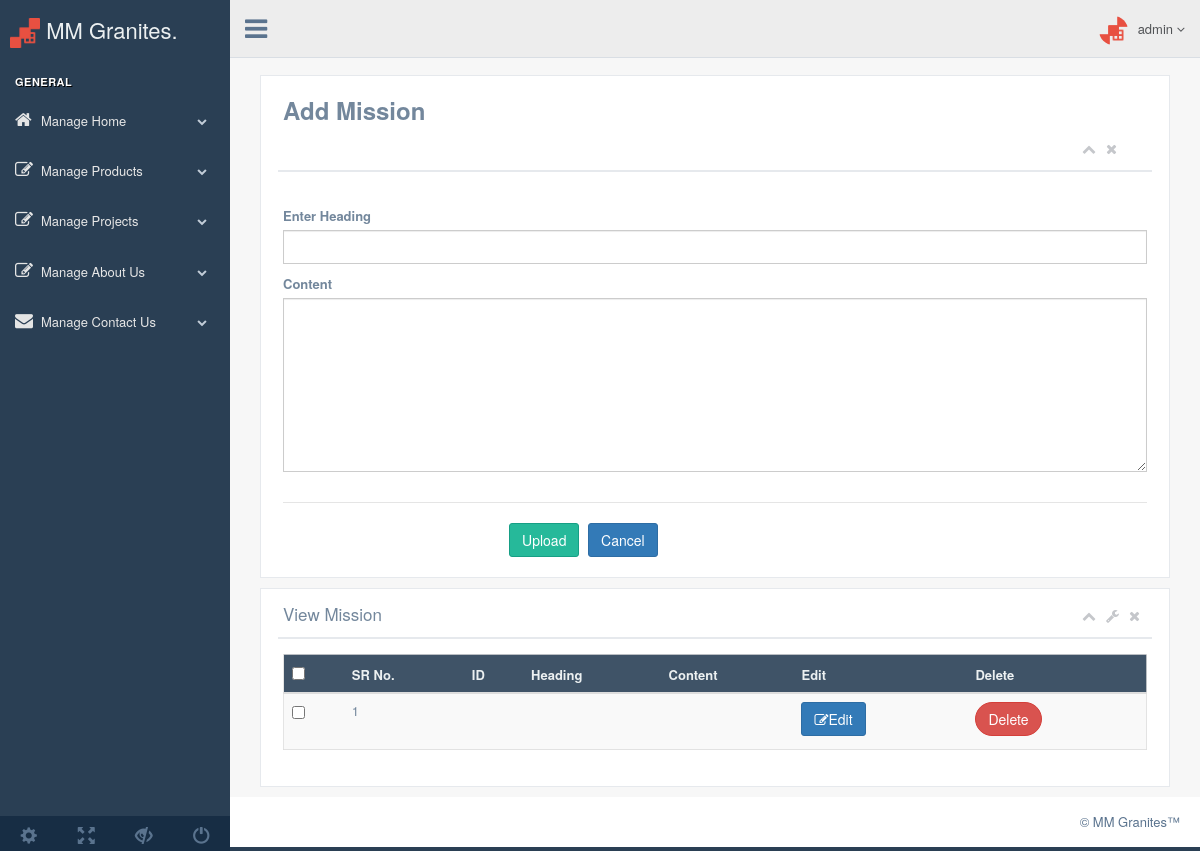
/admin/add-mission.php, run on an earlier commit of the app's database.
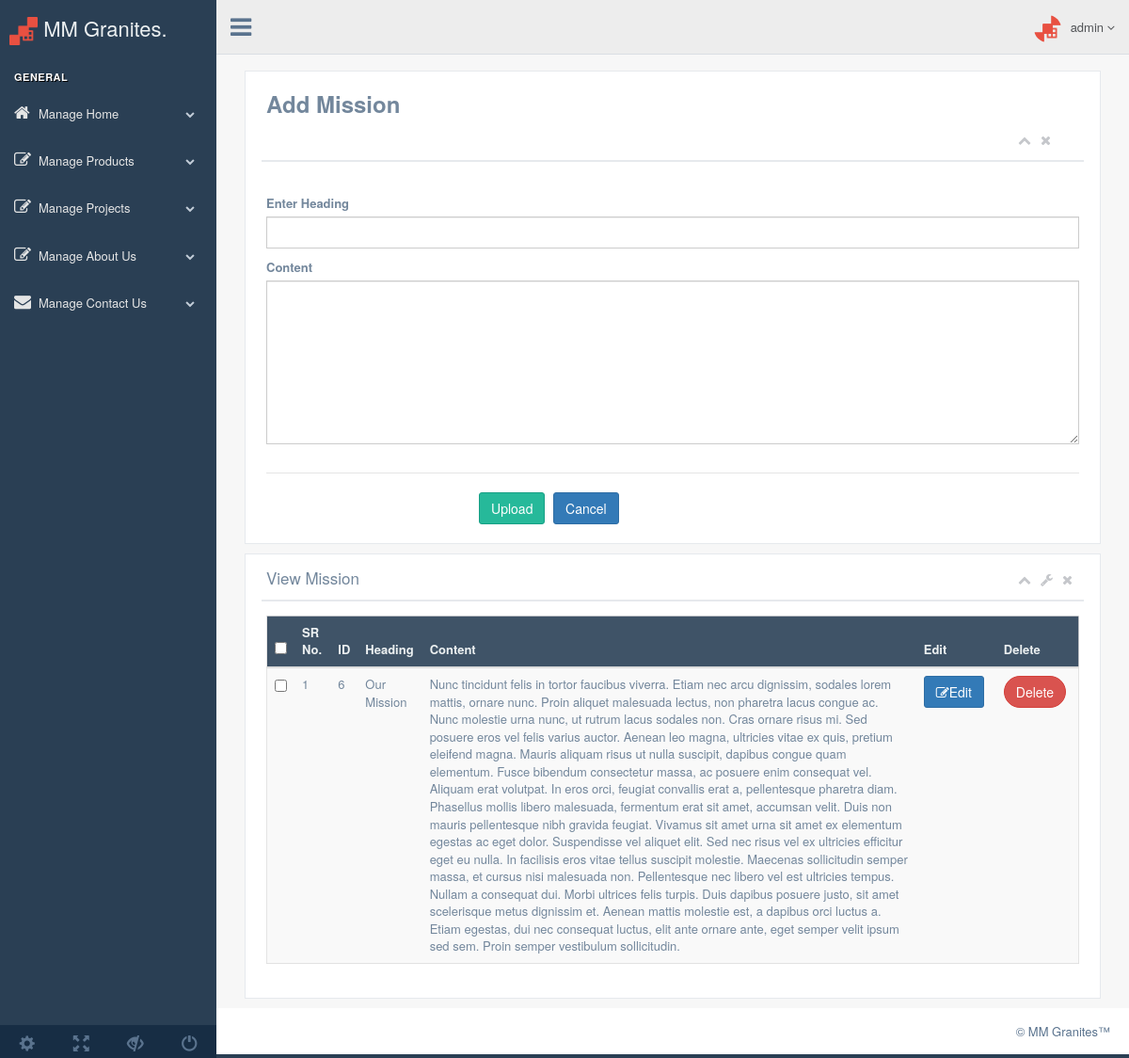
And on a later commit of the database.
### tables this page shows
CREATE TABLE `mission` (
  `id` int(11) NOT NULL,
  `heading` varchar(100) DEFAULT NULL,
  `content` varchar(4000) DEFAULT NULL
);

### admin/add-mission.php (the view, shortened to what the changed rows need)
<?php include 'header.php';?>
  <body class="nav-md">
    <div class="container body">
      <div class="main_container">
        <div class="" role="main">
		 <?php
	include 'config.php';
	extract($_POST);
?>
  <body class="nav-md">
    <div class="container body">
      <div class="main_container">
        <div class="right_col" role="main">
          <div class="">
            <div class="row" style="margin:auto 0px">
             <div class="col-md-12 col-sm-12 col-xs-12">
                <div class="x_panel">
                  <div class="x_title">
                    <h2>View  Mission</h2>
                  </div>
                  <div class="x_content">
                   <div class="table-responsive">
                      <table class="table table-striped jambo_table bulk_action">
                        <thead>
                          <tr class="headings">
                            <th>
                              <input type="checkbox" id="check-all" class="flat">
                            </th>
                            <th class="column-title">SR No.</th>
                             <th class="column-title">ID</th>
                            <th class="column-title">Heading</th>
                            <th class="column-title">Content </th>
                             <th class="column-title">Edit</th>
                              <th class="column-title">Delete</th>
                           </tr>
                        </thead>
                        <tbody>
						 <?php
                                    $q1="SELECT * FROM `mission` ORDER BY `id` desc";
									$d1=mysqli_query($dbcon, $q1);
									$counter=0;
                                    $res3=mysqli_fetch_array($d1)
                                        ?>
                            <tr class="even pointer">
								<td><input type="checkbox" id="check-all" class="flat"></td>
								<td class=" "><?php echo ++$counter;?></td>
								<td class=" "><?php echo $res3['id'];?></td>
								<td class=" "><?php echo $res3['heading'];?></td>
								<td class=" "><?php echo $res3['content'];?></td>
								<td class=" "><a class="btn btn-primary" href="edit-mission.php?did=<?php echo $res3['id'];?>&action=edit&page=mission"><i class="fa fa-edit"></i>Edit</a></td>
								<td class=" "><a onclick="return confirm('Are you sure?')" class="btn btn-round btn-danger" style="color:#fff;" href="?did=<?php echo $res3['id'];?>&action=delete&page=mission">Delete</td>
						    </tr>
                         </tbody>
                      </table>
                    </div>
				 </div>
                </div>
              </div>
			</div>
          </div>
        </div>
	   </div>
      </div>
    </div>
  </body>
</html>

What changed in the data, as far as the page shows it:
added mission: id "6", heading "Our Mission", content "Nunc tincidunt felis in tortor faucibus viverra. Etiam nec arcu dignissim, sodales lorem mattis, ornare nunc. Proin aliquet malesuada lectus, non pharetra lacus congue ac. Nunc molestie urna nunc, ut rutrum lacus sodales non. Cras ornare risus mi. Sed posuere eros vel felis varius auctor. Aenean leo magna, ultricies vitae ex quis, pretium eleifend magna. Mauris aliquam risus ut nulla suscipit, dapibus congue quam elementum. Fusce bibendum consectetur massa, ac posuere enim consequat vel. Aliquam erat volutpat. In eros orci, feugiat convallis erat a, pellentesque pharetra diam. Phasellus mollis libero malesuada, fermentum erat sit amet, accumsan velit. Duis non mauris pellentesque nibh…"
